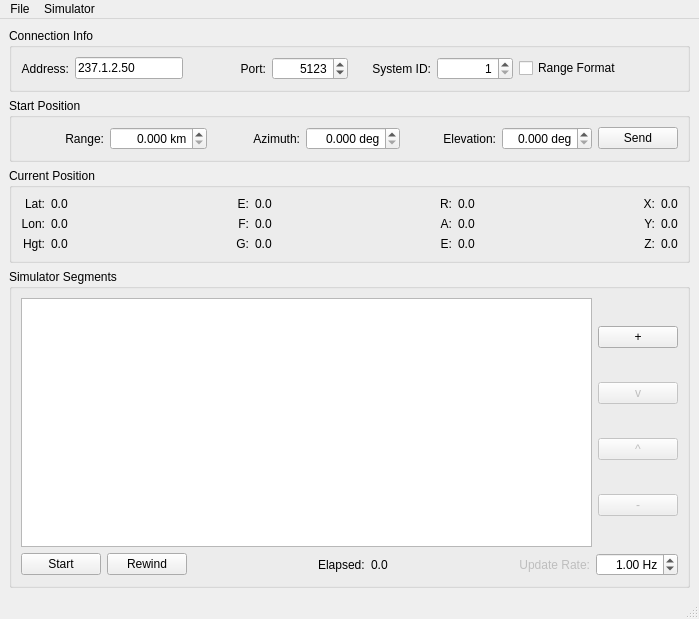
<?xml version="1.0" encoding="UTF-8"?>
<ui version="4.0">
 <class>MainWindow</class>
 <widget class="QMainWindow" name="MainWindow">
  <property name="geometry">
   <rect>
    <x>0</x>
    <y>0</y>
    <width>699</width>
    <height>619</height>
   </rect>
  </property>
  <property name="sizePolicy">
   <sizepolicy hsizetype="Minimum" vsizetype="Minimum">
    <horstretch>0</horstretch>
    <verstretch>0</verstretch>
   </sizepolicy>
  </property>
  <property name="windowTitle">
   <string>MainWindow</string>
  </property>
  <widget class="QWidget" name="centralwidget">
   <layout class="QVBoxLayout" name="verticalLayout_10">
    <item>
     <widget class="QGroupBox" name="groupBox_4">
      <property name="title">
       <string>Connection Info</string>
      </property>
      <layout class="QHBoxLayout" name="horizontalLayout_8">
       <item>
        <layout class="QHBoxLayout" name="horizontalLayout">
         <item>
          <widget class="QLabel" name="label_13">
           <property name="text">
            <string>Address:</string>
           </property>
           <property name="alignment">
            <set>Qt::AlignRight|Qt::AlignTrailing|Qt::AlignVCenter</set>
           </property>
          </widget>
         </item>
         <item>
          <widget class="SideCar::GUI::RangeTruthEmitter::AddressLineEdit" name="address_">
           <property name="enabled">
            <bool>true</bool>
           </property>
           <property name="sizePolicy">
            <sizepolicy hsizetype="Preferred" vsizetype="Fixed">
             <horstretch>0</horstretch>
             <verstretch>0</verstretch>
            </sizepolicy>
           </property>
           <property name="text">
            <string>237.1.2.50</string>
           </property>
           <property name="maxLength">
            <number>32</number>
           </property>
          </widget>
         </item>
        </layout>
       </item>
       <item>
        <layout class="QHBoxLayout" name="horizontalLayout_6">
         <item>
          <widget class="QLabel" name="label99">
           <property name="text">
            <string>Port:</string>
           </property>
           <property name="alignment">
            <set>Qt::AlignRight|Qt::AlignTrailing|Qt::AlignVCenter</set>
           </property>
          </widget>
         </item>
         <item>
          <widget class="QSpinBox" name="port_">
           <property name="toolTip">
            <string>UDP port to send messages</string>
           </property>
           <property name="alignment">
            <set>Qt::AlignRight|Qt::AlignTrailing|Qt::AlignVCenter</set>
           </property>
           <property name="keyboardTracking">
            <bool>true</bool>
           </property>
           <property name="minimum">
            <number>1024</number>
           </property>
           <property name="maximum">
            <number>65535</number>
           </property>
           <property name="value">
            <number>5123</number>
           </property>
          </widget>
         </item>
        </layout>
       </item>
       <item>
        <layout class="QHBoxLayout" name="horizontalLayout_7">
         <item>
          <widget class="QLabel" name="label_6">
           <property name="text">
            <string>System ID:</string>
           </property>
           <property name="alignment">
            <set>Qt::AlignRight|Qt::AlignTrailing|Qt::AlignVCenter</set>
           </property>
          </widget>
         </item>
         <item>
          <widget class="QSpinBox" name="systemId_">
           <property name="toolTip">
            <string>System ID for the TSPI message</string>
           </property>
           <property name="alignment">
            <set>Qt::AlignRight|Qt::AlignTrailing|Qt::AlignVCenter</set>
           </property>
           <property name="keyboardTracking">
            <bool>true</bool>
           </property>
           <property name="minimum">
            <number>1</number>
           </property>
           <property name="maximum">
            <number>10000</number>
           </property>
           <property name="value">
            <number>1</number>
           </property>
          </widget>
         </item>
        </layout>
       </item>
       <item>
        <widget class="QCheckBox" name="rangeFormat_">
         <property name="toolTip">
          <string>Send using range TSPI message format</string>
         </property>
         <property name="text">
          <string>Range Format</string>
         </property>
        </widget>
       </item>
      </layout>
     </widget>
    </item>
    <item>
     <widget class="QGroupBox" name="groupBox_2">
      <property name="title">
       <string>Start Position</string>
      </property>
      <layout class="QHBoxLayout" name="horizontalLayout_11">
       <item>
        <layout class="QHBoxLayout" name="horizontalLayout_2">
         <item>
          <widget class="QLabel" name="label">
           <property name="text">
            <string>Range:</string>
           </property>
           <property name="alignment">
            <set>Qt::AlignRight|Qt::AlignTrailing|Qt::AlignVCenter</set>
           </property>
          </widget>
         </item>
         <item>
          <widget class="QDoubleSpinBox" name="manualRange_">
           <property name="toolTip">
            <string>Manual range setting</string>
           </property>
           <property name="alignment">
            <set>Qt::AlignRight|Qt::AlignTrailing|Qt::AlignVCenter</set>
           </property>
           <property name="keyboardTracking">
            <bool>false</bool>
           </property>
           <property name="suffix">
            <string> km</string>
           </property>
           <property name="decimals">
            <number>3</number>
           </property>
           <property name="minimum">
            <double>0.000000000000000</double>
           </property>
           <property name="maximum">
            <double>1000.000000000000000</double>
           </property>
           <property name="value">
            <double>0.000000000000000</double>
           </property>
          </widget>
         </item>
        </layout>
       </item>
       <item>
        <layout class="QHBoxLayout" name="horizontalLayout_9">
         <item>
          <widget class="QLabel" name="label_3">
           <property name="text">
            <string>Azimuth:</string>
           </property>
           <property name="alignment">
            <set>Qt::AlignRight|Qt::AlignTrailing|Qt::AlignVCenter</set>
           </property>
          </widget>
         </item>
         <item>
          <widget class="QDoubleSpinBox" name="manualAzimuth_">
           <property name="toolTip">
            <string>Manual azimuth setting</string>
           </property>
           <property name="alignment">
            <set>Qt::AlignRight|Qt::AlignTrailing|Qt::AlignVCenter</set>
           </property>
           <property name="keyboardTracking">
            <bool>false</bool>
           </property>
           <property name="suffix">
            <string> deg</string>
           </property>
           <property name="decimals">
            <number>3</number>
           </property>
           <property name="minimum">
            <double>0.000000000000000</double>
           </property>
           <property name="maximum">
            <double>360.000000000000000</double>
           </property>
           <property name="value">
            <double>0.000000000000000</double>
           </property>
          </widget>
         </item>
        </layout>
       </item>
       <item>
        <layout class="QHBoxLayout" name="horizontalLayout_10">
         <item>
          <widget class="QLabel" name="label_5">
           <property name="text">
            <string>Elevation:</string>
           </property>
           <property name="alignment">
            <set>Qt::AlignRight|Qt::AlignTrailing|Qt::AlignVCenter</set>
           </property>
          </widget>
         </item>
         <item>
          <widget class="QDoubleSpinBox" name="manualElevation_">
           <property name="toolTip">
            <string>Manual elevation setting</string>
           </property>
           <property name="alignment">
            <set>Qt::AlignRight|Qt::AlignTrailing|Qt::AlignVCenter</set>
           </property>
           <property name="keyboardTracking">
            <bool>false</bool>
           </property>
           <property name="suffix">
            <string> deg</string>
           </property>
           <property name="decimals">
            <number>3</number>
           </property>
           <property name="maximum">
            <double>90.000000000000000</double>
           </property>
           <property name="value">
            <double>0.000000000000000</double>
           </property>
          </widget>
         </item>
        </layout>
       </item>
       <item>
        <widget class="QPushButton" name="send_">
         <property name="sizePolicy">
          <sizepolicy hsizetype="Maximum" vsizetype="Fixed">
           <horstretch>0</horstretch>
           <verstretch>0</verstretch>
          </sizepolicy>
         </property>
         <property name="toolTip">
          <string>Emit message with current RAE values</string>
         </property>
         <property name="text">
          <string>Send</string>
         </property>
         <property name="shortcut">
          <string/>
         </property>
        </widget>
       </item>
      </layout>
     </widget>
    </item>
    <item>
     <widget class="QGroupBox" name="groupBox">
      <property name="sizePolicy">
       <sizepolicy hsizetype="Preferred" vsizetype="Preferred">
        <horstretch>1</horstretch>
        <verstretch>0</verstretch>
       </sizepolicy>
      </property>
      <property name="title">
       <string>Current Position</string>
      </property>
      <layout class="QHBoxLayout" name="horizontalLayout_3">
       <item>
        <layout class="QVBoxLayout" name="verticalLayout_2">
         <item>
          <widget class="QLabel" name="label_4">
           <property name="text">
            <string>Lat:</string>
           </property>
           <property name="alignment">
            <set>Qt::AlignRight|Qt::AlignTrailing|Qt::AlignVCenter</set>
           </property>
          </widget>
         </item>
         <item>
          <widget class="QLabel" name="label_7">
           <property name="text">
            <string>Lon:</string>
           </property>
           <property name="alignment">
            <set>Qt::AlignRight|Qt::AlignTrailing|Qt::AlignVCenter</set>
           </property>
          </widget>
         </item>
         <item>
          <widget class="QLabel" name="label_8">
           <property name="text">
            <string>Hgt:</string>
           </property>
           <property name="alignment">
            <set>Qt::AlignRight|Qt::AlignTrailing|Qt::AlignVCenter</set>
           </property>
          </widget>
         </item>
        </layout>
       </item>
       <item>
        <layout class="QVBoxLayout" name="verticalLayout_3">
         <item>
          <widget class="QLabel" name="latitude_">
           <property name="text">
            <string>0.0</string>
           </property>
           <property name="alignment">
            <set>Qt::AlignLeading|Qt::AlignLeft|Qt::AlignVCenter</set>
           </property>
          </widget>
         </item>
         <item>
          <widget class="QLabel" name="longitude_">
           <property name="text">
            <string>0.0</string>
           </property>
           <property name="alignment">
            <set>Qt::AlignLeading|Qt::AlignLeft|Qt::AlignVCenter</set>
           </property>
          </widget>
         </item>
         <item>
          <widget class="QLabel" name="height_">
           <property name="text">
            <string>0.0</string>
           </property>
           <property name="alignment">
            <set>Qt::AlignLeading|Qt::AlignLeft|Qt::AlignVCenter</set>
           </property>
          </widget>
         </item>
        </layout>
       </item>
       <item>
        <spacer name="horizontalSpacer">
         <property name="orientation">
          <enum>Qt::Horizontal</enum>
         </property>
         <property name="sizeHint" stdset="0">
          <size>
           <width>10</width>
           <height>20</height>
          </size>
         </property>
        </spacer>
       </item>
       <item>
        <layout class="QVBoxLayout" name="verticalLayout_4">
         <item>
          <widget class="QLabel" name="label_9">
           <property name="text">
            <string>E:</string>
           </property>
           <property name="alignment">
            <set>Qt::AlignRight|Qt::AlignTrailing|Qt::AlignVCenter</set>
           </property>
          </widget>
         </item>
         <item>
          <widget class="QLabel" name="label_11">
           <property name="text">
            <string>F:</string>
           </property>
           <property name="alignment">
            <set>Qt::AlignRight|Qt::AlignTrailing|Qt::AlignVCenter</set>
           </property>
          </widget>
         </item>
         <item>
          <widget class="QLabel" name="label_10">
           <property name="text">
            <string>G:</string>
           </property>
           <property name="alignment">
            <set>Qt::AlignRight|Qt::AlignTrailing|Qt::AlignVCenter</set>
           </property>
          </widget>
         </item>
        </layout>
       </item>
       <item>
        <layout class="QVBoxLayout" name="verticalLayout_5">
         <item>
          <widget class="QLabel" name="e_">
           <property name="text">
            <string>0.0</string>
           </property>
           <property name="alignment">
            <set>Qt::AlignLeading|Qt::AlignLeft|Qt::AlignVCenter</set>
           </property>
          </widget>
         </item>
         <item>
          <widget class="QLabel" name="f_">
           <property name="text">
            <string>0.0</string>
           </property>
           <property name="alignment">
            <set>Qt::AlignLeading|Qt::AlignLeft|Qt::AlignVCenter</set>
           </property>
          </widget>
         </item>
         <item>
          <widget class="QLabel" name="g_">
           <property name="text">
            <string>0.0</string>
           </property>
           <property name="alignment">
            <set>Qt::AlignLeading|Qt::AlignLeft|Qt::AlignVCenter</set>
           </property>
          </widget>
         </item>
        </layout>
       </item>
       <item>
        <spacer name="horizontalSpacer_2">
         <property name="orientation">
          <enum>Qt::Horizontal</enum>
         </property>
         <property name="sizeHint" stdset="0">
          <size>
           <width>10</width>
           <height>20</height>
          </size>
         </property>
        </spacer>
       </item>
       <item>
        <layout class="QVBoxLayout" name="verticalLayout_6">
         <item>
          <widget class="QLabel" name="label_15">
           <property name="text">
            <string>R:</string>
           </property>
           <property name="alignment">
            <set>Qt::AlignRight|Qt::AlignTrailing|Qt::AlignVCenter</set>
           </property>
          </widget>
         </item>
         <item>
          <widget class="QLabel" name="label_17">
           <property name="text">
            <string>A:</string>
           </property>
           <property name="alignment">
            <set>Qt::AlignRight|Qt::AlignTrailing|Qt::AlignVCenter</set>
           </property>
          </widget>
         </item>
         <item>
          <widget class="QLabel" name="label_16">
           <property name="text">
            <string>E:</string>
           </property>
           <property name="alignment">
            <set>Qt::AlignRight|Qt::AlignTrailing|Qt::AlignVCenter</set>
           </property>
          </widget>
         </item>
        </layout>
       </item>
       <item>
        <layout class="QVBoxLayout" name="verticalLayout_7">
         <item>
          <widget class="QLabel" name="range_">
           <property name="text">
            <string>0.0</string>
           </property>
           <property name="alignment">
            <set>Qt::AlignLeading|Qt::AlignLeft|Qt::AlignVCenter</set>
           </property>
          </widget>
         </item>
         <item>
          <widget class="QLabel" name="azimuth_">
           <property name="text">
            <string>0.0</string>
           </property>
           <property name="alignment">
            <set>Qt::AlignLeading|Qt::AlignLeft|Qt::AlignVCenter</set>
           </property>
          </widget>
         </item>
         <item>
          <widget class="QLabel" name="elevation_">
           <property name="text">
            <string>0.0</string>
           </property>
           <property name="alignment">
            <set>Qt::AlignLeading|Qt::AlignLeft|Qt::AlignVCenter</set>
           </property>
          </widget>
         </item>
        </layout>
       </item>
       <item>
        <spacer name="horizontalSpacer_7">
         <property name="orientation">
          <enum>Qt::Horizontal</enum>
         </property>
         <property name="sizeHint" stdset="0">
          <size>
           <width>10</width>
           <height>20</height>
          </size>
         </property>
        </spacer>
       </item>
       <item>
        <layout class="QVBoxLayout" name="verticalLayout_11">
         <item>
          <widget class="QLabel" name="label_18">
           <property name="text">
            <string>X:</string>
           </property>
           <property name="alignment">
            <set>Qt::AlignRight|Qt::AlignTrailing|Qt::AlignVCenter</set>
           </property>
          </widget>
         </item>
         <item>
          <widget class="QLabel" name="label_19">
           <property name="text">
            <string>Y:</string>
           </property>
           <property name="alignment">
            <set>Qt::AlignRight|Qt::AlignTrailing|Qt::AlignVCenter</set>
           </property>
          </widget>
         </item>
         <item>
          <widget class="QLabel" name="label_20">
           <property name="text">
            <string>Z:</string>
           </property>
           <property name="alignment">
            <set>Qt::AlignRight|Qt::AlignTrailing|Qt::AlignVCenter</set>
           </property>
          </widget>
         </item>
        </layout>
       </item>
       <item>
        <layout class="QVBoxLayout" name="verticalLayout_8">
         <item>
          <widget class="QLabel" name="x_">
           <property name="text">
            <string>0.0</string>
           </property>
           <property name="alignment">
            <set>Qt::AlignLeading|Qt::AlignLeft|Qt::AlignVCenter</set>
           </property>
          </widget>
         </item>
         <item>
          <widget class="QLabel" name="y_">
           <property name="text">
            <string>0.0</string>
           </property>
           <property name="alignment">
            <set>Qt::AlignLeading|Qt::AlignLeft|Qt::AlignVCenter</set>
           </property>
          </widget>
         </item>
         <item>
          <widget class="QLabel" name="z_">
           <property name="text">
            <string>0.0</string>
           </property>
           <property name="alignment">
            <set>Qt::AlignLeading|Qt::AlignLeft|Qt::AlignVCenter</set>
           </property>
          </widget>
         </item>
        </layout>
       </item>
      </layout>
     </widget>
    </item>
    <item>
     <widget class="QGroupBox" name="groupBox_3">
      <property name="sizePolicy">
       <sizepolicy hsizetype="Preferred" vsizetype="Preferred">
        <horstretch>0</horstretch>
        <verstretch>1</verstretch>
       </sizepolicy>
      </property>
      <property name="title">
       <string>Simulator Segments</string>
      </property>
      <layout class="QVBoxLayout" name="verticalLayout_9">
       <item>
        <layout class="QHBoxLayout" name="horizontalLayout_4">
         <item>
          <widget class="QTableView" name="segments_">
           <property name="toolTip">
            <string>Velocity vectors for simulator</string>
           </property>
          </widget>
         </item>
         <item>
          <layout class="QVBoxLayout" name="verticalLayout">
           <item>
            <widget class="QPushButton" name="addSegment_">
             <property name="toolTip">
              <string>Add new velocity vector to list</string>
             </property>
             <property name="text">
              <string>+</string>
             </property>
            </widget>
           </item>
           <item>
            <widget class="QPushButton" name="moveDown_">
             <property name="enabled">
              <bool>false</bool>
             </property>
             <property name="toolTip">
              <string>Move velocity vector down in list</string>
             </property>
             <property name="text">
              <string>v</string>
             </property>
            </widget>
           </item>
           <item>
            <widget class="QPushButton" name="moveUp_">
             <property name="enabled">
              <bool>false</bool>
             </property>
             <property name="toolTip">
              <string>Move velocity vector up in list</string>
             </property>
             <property name="text">
              <string>^</string>
             </property>
            </widget>
           </item>
           <item>
            <widget class="QPushButton" name="removeSegment_">
             <property name="enabled">
              <bool>false</bool>
             </property>
             <property name="toolTip">
              <string>Remove velocity vectory from list</string>
             </property>
             <property name="text">
              <string>-</string>
             </property>
            </widget>
           </item>
          </layout>
         </item>
        </layout>
       </item>
       <item>
        <layout class="QHBoxLayout" name="horizontalLayout_5">
         <item>
          <widget class="QPushButton" name="startStop_">
           <property name="toolTip">
            <string>Start or stop simulator</string>
           </property>
           <property name="text">
            <string>Start</string>
           </property>
          </widget>
         </item>
         <item>
          <widget class="QPushButton" name="rewind_">
           <property name="toolTip">
            <string>Reset simulator elapsed time to 0.0</string>
           </property>
           <property name="text">
            <string>Rewind</string>
           </property>
          </widget>
         </item>
         <item>
          <spacer name="horizontalSpacer_6">
           <property name="orientation">
            <enum>Qt::Horizontal</enum>
           </property>
           <property name="sizeHint" stdset="0">
            <size>
             <width>18</width>
             <height>20</height>
            </size>
           </property>
          </spacer>
         </item>
         <item>
          <widget class="QLabel" name="label_12">
           <property name="text">
            <string>Elapsed:</string>
           </property>
          </widget>
         </item>
         <item>
          <widget class="QLabel" name="elapsed_">
           <property name="text">
            <string>0.0</string>
           </property>
          </widget>
         </item>
         <item>
          <spacer name="horizontalSpacer_5">
           <property name="orientation">
            <enum>Qt::Horizontal</enum>
           </property>
           <property name="sizeHint" stdset="0">
            <size>
             <width>40</width>
             <height>20</height>
            </size>
           </property>
          </spacer>
         </item>
         <item>
          <widget class="QLabel" name="label_2">
           <property name="enabled">
            <bool>false</bool>
           </property>
           <property name="text">
            <string>Update Rate:</string>
           </property>
           <property name="alignment">
            <set>Qt::AlignRight|Qt::AlignTrailing|Qt::AlignVCenter</set>
           </property>
          </widget>
         </item>
         <item>
          <widget class="QDoubleSpinBox" name="rate_">
           <property name="enabled">
            <bool>true</bool>
           </property>
           <property name="toolTip">
            <string>Frequency at which the simulator runs</string>
           </property>
           <property name="alignment">
            <set>Qt::AlignRight|Qt::AlignTrailing|Qt::AlignVCenter</set>
           </property>
           <property name="suffix">
            <string> Hz</string>
           </property>
           <property name="minimum">
            <double>0.010000000000000</double>
           </property>
           <property name="maximum">
            <double>100.000000000000000</double>
           </property>
           <property name="value">
            <double>1.000000000000000</double>
           </property>
          </widget>
         </item>
        </layout>
       </item>
      </layout>
     </widget>
    </item>
   </layout>
  </widget>
  <widget class="QMenuBar" name="menubar">
   <property name="geometry">
    <rect>
     <x>0</x>
     <y>0</y>
     <width>699</width>
     <height>22</height>
    </rect>
   </property>
   <widget class="QMenu" name="menuFile">
    <property name="title">
     <string>File</string>
    </property>
    <widget class="QMenu" name="menuRecentFiles_">
     <property name="title">
      <string>Recent Files</string>
     </property>
    </widget>
    <addaction name="actionLoad_"/>
    <addaction name="menuRecentFiles_"/>
    <addaction name="separator"/>
    <addaction name="actionSave_"/>
    <addaction name="actionSaveAs_"/>
    <addaction name="separator"/>
    <addaction name="actionRevert_"/>
   </widget>
   <widget class="QMenu" name="menuSimulator">
    <property name="title">
     <string>Simulator</string>
    </property>
    <addaction name="actionStart_"/>
    <addaction name="actionRewind_"/>
    <addaction name="separator"/>
    <addaction name="actionSend_"/>
   </widget>
   <addaction name="menuFile"/>
   <addaction name="menuSimulator"/>
  </widget>
  <widget class="QStatusBar" name="statusbar"/>
  <action name="actionLoad_">
   <property name="text">
    <string>Load...</string>
   </property>
   <property name="toolTip">
    <string>Load simulator segments file</string>
   </property>
   <property name="shortcut">
    <string>Ctrl+O</string>
   </property>
  </action>
  <action name="actionSave_">
   <property name="text">
    <string>Save</string>
   </property>
   <property name="toolTip">
    <string>Save simulator segments</string>
   </property>
   <property name="shortcut">
    <string>Ctrl+S</string>
   </property>
  </action>
  <action name="actionClear_">
   <property name="text">
    <string>Clear</string>
   </property>
   <property name="toolTip">
    <string>Clear recent file entries</string>
   </property>
  </action>
  <action name="actionSaveAs_">
   <property name="text">
    <string>Save As...</string>
   </property>
   <property name="toolTip">
    <string>Save data to new file</string>
   </property>
  </action>
  <action name="actionRevert_">
   <property name="text">
    <string>Revert</string>
   </property>
  </action>
  <action name="actionStart_">
   <property name="text">
    <string>Start</string>
   </property>
   <property name="shortcut">
    <string>Ctrl+T</string>
   </property>
  </action>
  <action name="actionRewind_">
   <property name="text">
    <string>Rewind</string>
   </property>
   <property name="shortcut">
    <string>Ctrl+Z</string>
   </property>
  </action>
  <action name="actionSend_">
   <property name="text">
    <string>Send</string>
   </property>
   <property name="shortcut">
    <string>Ctrl+Return</string>
   </property>
  </action>
 </widget>
 <customwidgets>
  <customwidget>
   <class>SideCar::GUI::RangeTruthEmitter::AddressLineEdit</class>
   <extends>QLineEdit</extends>
   <header>AddressLineEdit.h</header>
  </customwidget>
 </customwidgets>
 <tabstops>
  <tabstop>address_</tabstop>
  <tabstop>port_</tabstop>
  <tabstop>systemId_</tabstop>
  <tabstop>rangeFormat_</tabstop>
  <tabstop>manualRange_</tabstop>
  <tabstop>manualAzimuth_</tabstop>
  <tabstop>manualElevation_</tabstop>
  <tabstop>send_</tabstop>
  <tabstop>segments_</tabstop>
  <tabstop>addSegment_</tabstop>
  <tabstop>moveDown_</tabstop>
  <tabstop>moveUp_</tabstop>
  <tabstop>removeSegment_</tabstop>
  <tabstop>startStop_</tabstop>
  <tabstop>rewind_</tabstop>
  <tabstop>rate_</tabstop>
 </tabstops>
 <resources/>
 <connections/>
</ui>
